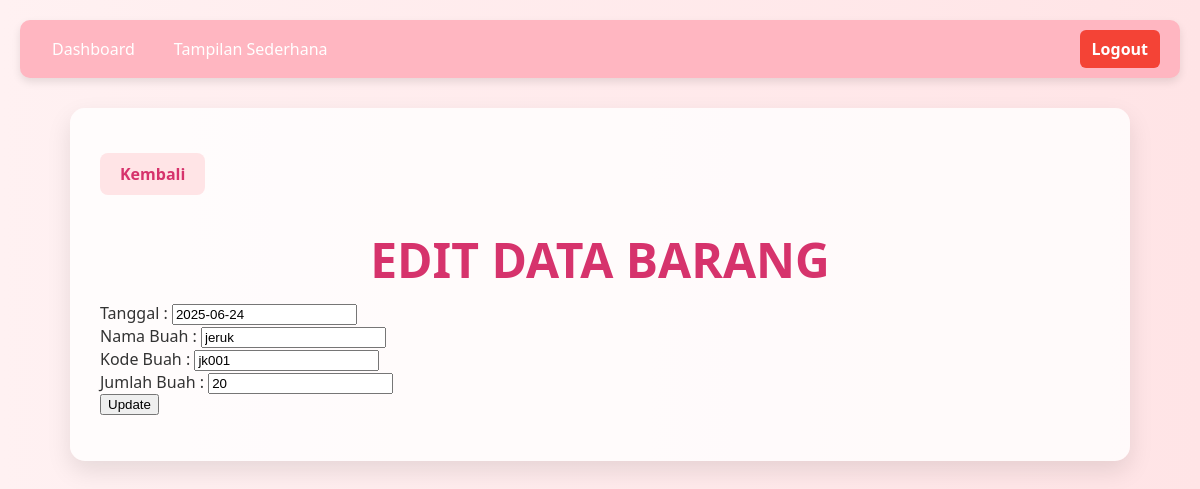
Screenshot of /edit_form.php?nama_cari=jeruk with the database file from the repository.
### tables this page shows
CREATE TABLE `id_barang` (
  `tanggal` date DEFAULT NULL,
  `nama_barang` varchar(50) DEFAULT NULL,
  `kode_barang` varchar(50) DEFAULT NULL,
  `jumlah_barang` int(11) DEFAULT NULL,
  `id_barang` int(11) NOT NULL
);

### edit_form.php (the view, shortened to what this page needs)
<?php
include("koneksi.php");
$nama_cari = @$_GET['nama_cari'];
if ($nama_cari != "") {
    $sql = mysqli_query($konek, "SELECT * FROM id_barang WHERE nama_barang='$nama_cari'");
    $data = mysqli_fetch_array($sql);
}
?>
<link rel="stylesheet" href="style.css">
<body>
    <nav class="navbar">
        <ul class="navbar-links">
            <li><a href="menu.php">Dashboard</a></li>
            <li><a href="tampilan_admin.php">Tampilan Sederhana</a></li>
        </ul>
        <a href="logout.php" class="logout-btn">Logout</a>
    </nav>
    <div class="container">
        <a href="tampilan_admin.php" class="back-btn">Kembali</a>
        <h1>EDIT DATA BARANG</h1>
        <form action="" method="post">
            Tanggal       : <input type="text" name="tanggal" value="<?php echo $data['tanggal']; ?>"><br>
            Nama Buah     : <input type="text" name="nama_barang" value="<?php echo $data['nama_barang']; ?>"><br>
            Kode Buah     : <input type="text" name="kode_barang" value="<?php echo $data['kode_barang']; ?>"><br>
            Jumlah Buah   : <input type="text" name="jumlah_barang" value="<?php echo $data['jumlah_barang']; ?>"><br>
            <input type="submit" name="update" value="Update">
        </form>
    </div>
</body>

### style.css (style rules this page uses)
.container { max-width: 1000px; margin: 0 auto; background-color: #ffffffcc; padding: 30px; border-radius: 15px; box-shadow: 0 10px 25px rgba(0, 0, 0, 0.1); }
.navbar { display: flex; justify-content: space-between; align-items: center; background-color: #ffb6c1; padding: 10px 20px; border-radius: 10px; box-shadow: 0 4px 8px rgba(0,0,0,0.1); margin-bottom: 30px; }
.navbar-links { list-style: none; display: flex; gap: 15px; padding: 0; margin: 0; }
.navbar-links li a { color: white; text-decoration: none; padding: 8px 12px; border-radius: 6px; font-weight: 500; }
.logout-btn { background-color: #f44336; padding: 8px 12px; border-radius: 6px; font-weight: bold; color: white; text-decoration: none; }
body { margin: 0; font-family: 'Segoe UI', sans-serif; background: linear-gradient(to right, #fff1f2, #ffe4e6); padding: 20px; color: #333; }
h1 { text-align: center; color: #d6336c; font-size: 3em; margin-bottom: 10px; }
.back-btn { display: inline-block; margin-top: 15px; padding: 10px 20px; background-color: #ffe4e6; color: #d6336c; text-decoration: none; border-radius: 8px; font-weight: bold; text-align: center; transition: background-color 0.3s ease, color 0.3s ease; font-family: 'Segoe UI', sans-serif; }

### rows the page displays
id_barang: tanggal "2025-06-24", nama_barang "jeruk", kode_barang "jk001", jumlah_barang "20"
